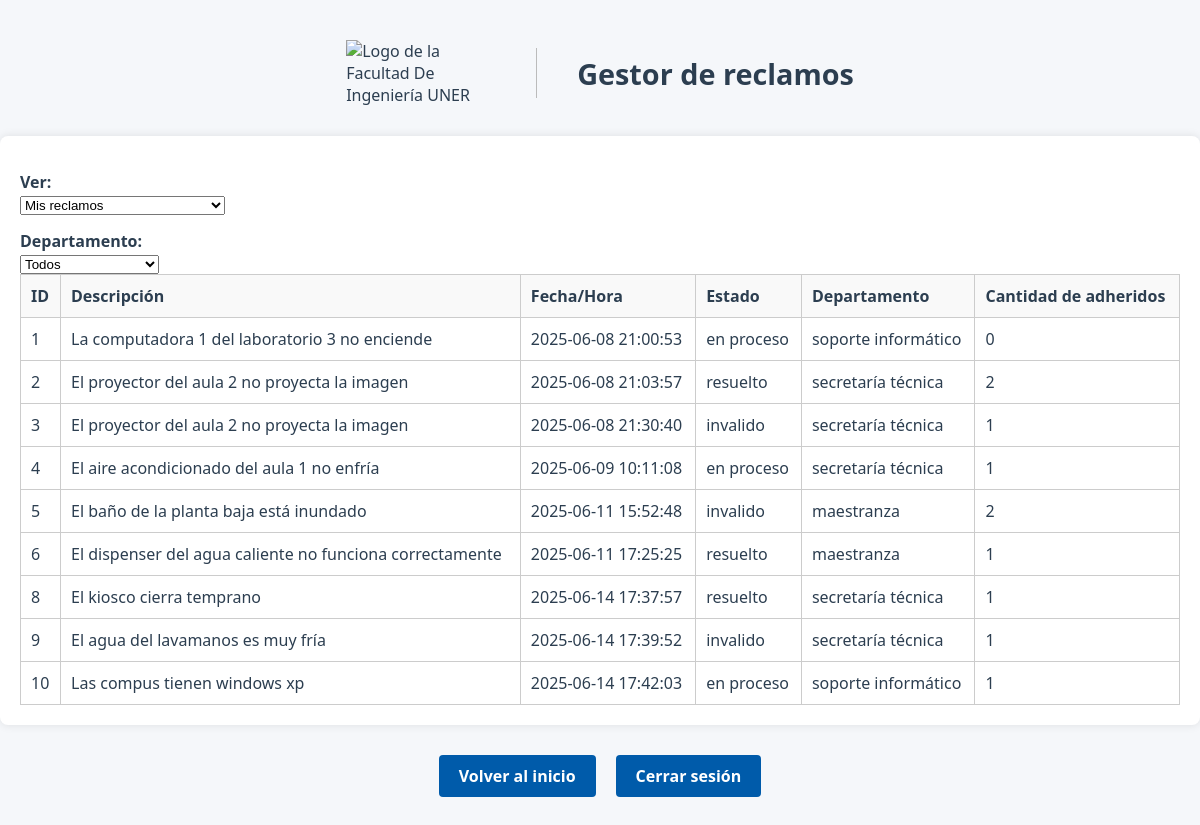
/listarReclamos (signed in), run on an earlier commit of the app's database.
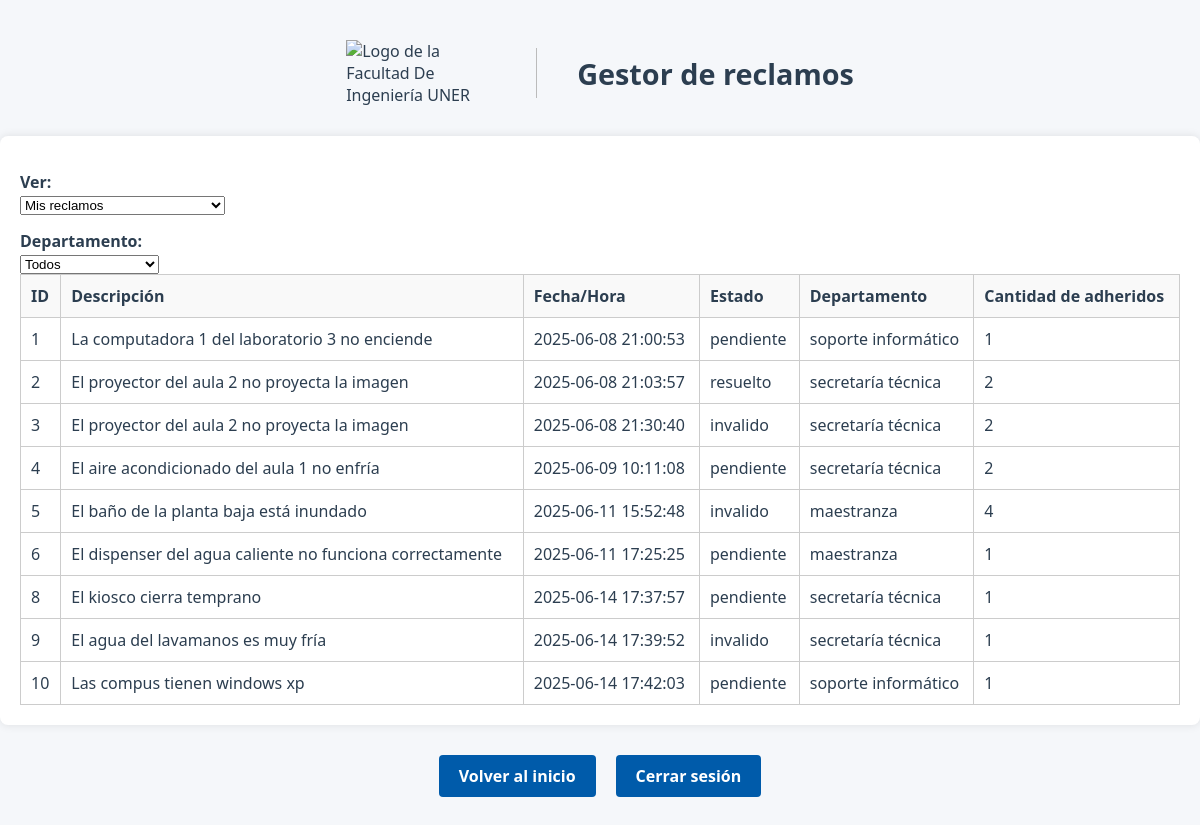
And on a later commit of the database.
### modules/modelosDTO.py (models this page shows, shortened)
class ModeloReclamo(Base):
    __tablename__ = 'Reclamos'
    id = Column(Integer(), primary_key=True, autoincrement=True)
    idUsuario = Column(Integer, ForeignKey('Usuarios.id'), nullable=False)
    fechaYHora = Column(String(50), nullable=False)  # Formato de fecha y hora
    estado = Column(String(20), nullable=False, default='pendiente')
    tiempoResolucion = Column(Integer, nullable=True, default=None)
    departamento = Column(String(20), nullable=False)
    numeroAdheridos = Column(Integer, nullable=False, default=0)
    descripcion = Column(Text, nullable=False)
    imagen = Column(String(255), nullable=True)
    usuariosAdheridos = relationship(
        "ModeloUsuario",
        secondary=asociacion_usuarios_adheridos,
        backref="reclamosAdheridos"
    ) #como definimos backref no hace falta poner la relacion inversa

### server.py (the view)
@app.route("/listarReclamos", methods=["GET", "POST"])
@login_required
def listarReclamos():
    username = session['username']
    idUsuario = gestor_login.idUsuarioActual
    usuario = repoUsuario.obtenerRegistroFiltro("id", idUsuario)
    filtro_usuario = request.form.get("filtroUsuario", "mios")
    filtro_departamento = request.form.get("filtroDepartamento", "todos")
    if filtro_usuario == "todos":
        reclamos = repoReclamo.obtenerRegistrosFiltro("estado", "pendiente")
    elif filtro_usuario == "mios":
        reclamos = repoReclamo.obtenerRegistrosFiltro("idUsuario", idUsuario)
    todos_reclamos = repoReclamo.obtenerRegistrosTotales()
    reclamos_adheridos = [r for r in todos_reclamos if idUsuario in r.usuariosAdheridos]
    reclamos = {r.id: r for r in reclamos + reclamos_adheridos}.values()
    if filtro_departamento != "todos":
        reclamos = [r for r in reclamos if r.departamento == filtro_departamento]
    return render_template("listarReclamos.html", reclamos=reclamos, username=username, idUsuario=idUsuario, filtro_usuario=filtro_usuario)

### modules/gestorLogin.py (called while the page is built)
    @property
    def idUsuarioActual(self):
        return current_user.id

    def __cargarUsuarioActual(self, idUsuario):
        usuario = self.__gestorUsuarios.cargarUsuario(idUsuario)
        if usuario:
            return FlaskLoginUser(usuario)
        return None

### modules/gestorUsuarios.py (called while the page is built)
    def cargarUsuario(self, idUsuario):
        return self.__repo.obtenerRegistroFiltro("id", idUsuario).to_dict()

### modules/reclamo.py (called while the page is built)
    @property
    def id(self):
        return self.__id

    @property
    def fechaYHora(self):
        return self.__fechaYHora

    @property
    def estado(self):
        return self.__estado

    @property
    def departamento(self):
        return self.__departamento

    @property
    def numeroAdheridos(self):
        return self.__numeroAdheridos

    @property
    def descripcion(self):
        return self.__descripcion

    @property
    def usuariosAdheridos(self):
        return self.__usuariosAdheridos

### modules/repositorioConcretoBD.py (called while the page is built)
    def obtenerRegistroFiltro(self, filtro, valor):
        modeloUsuario = self.__session.query(ModeloUsuario).filter_by(**{filtro:valor}).first()
        return self.__map_modelo_a_usuario(modeloUsuario) if modeloUsuario else None

    def __map_modelo_a_usuario(self, modeloUsuario: ModeloUsuario):
        return Usuario(
            id=modeloUsuario.id,  # Asumiendo que el modelo tiene un campo id
            nombre=modeloUsuario.nombre,
            apellido=modeloUsuario.apellido,
            email=modeloUsuario.email,
            nombreUsuario=modeloUsuario.nombreUsuario,
            rol=modeloUsuario.rol,
            password=modeloUsuario.password
        )

    def obtenerRegistrosFiltro(self, filtro, valor):
        if isinstance(valor, list) and len(valor) > 0:
            valor = valor[0]
        modeloReclamo = self.__session.query(ModeloReclamo).filter_by(**{filtro: valor}).all()
        if modeloReclamo:
            return [self.__map_modelo_a_reclamo(reclamo) for reclamo in modeloReclamo]
        return []

    def obtenerRegistrosTotales(self):
        modeloReclamo = self.__session.query(ModeloReclamo).all()
        return [self.__map_modelo_a_reclamo(reclamo) for reclamo in modeloReclamo]

### modules/usuario.py (called while the page is built)
    @property
    def id(self):
        return self.__id

    @property
    def nombre(self):
        return self.__nombre

    @property
    def apellido(self):
        return self.__apellido

    @property
    def email(self):
        return self.__email

    @property
    def nombreUsuario(self):
        return self.__nombreUsuario

    @property
    def rol(self):
        return self.__rol

### templates/listarReclamos.html (shortened to what this page needs)
<!DOCTYPE html>
<html lang="es">
<head>
    <link rel="stylesheet" href="{{ url_for('static', filename='style.css') }}">
</head>
<body>
    <div class="header">
        <img src="{{ url_for('static', filename='logoFiuner.png') }}" alt="Logo de la Facultad De Ingeniería UNER" class="logo" width="150" height="50">
        <h1>Gestor de reclamos</h1>
    </div>
<div class="tabla-reclamos">
    <form method="post" action="{{ url_for('listarReclamos') }}">
        <div class="filtros-superiores">
            <label for="filtroUsuario">Ver:</label>
            <select name="filtroUsuario" onchange="this.form.submit()">
                <option value="mios" {% if request.form.get('filtroUsuario') == 'mios' %}selected{% endif %}>Mis reclamos</option>
            </select>
            <label for="filtroDepartamento">Departamento:</label>
            <select name="filtroDepartamento" onchange="this.form.submit()">
                <option value="todos" {% if request.form.get('filtroDepartamento') == 'todos' %}selected{% endif %}>Todos</option>
            </select>
        </div>
    </form>
    <table>
        <thead>
            <tr>
                <th>ID</th>
                <th>Descripción</th>
                <th>Fecha/Hora</th>
                <th>Estado</th>
                <th>Departamento</th>
                <th>Cantidad de adheridos</th>
            </tr>
        </thead>
        <tbody>
            {% if reclamos %}
                {% for reclamo in reclamos %}
                    <tr>
                        <td>{{ reclamo.id }}</td>
                        <td>{{ reclamo.descripcion }}</td>
                        <td>{{ reclamo.fechaYHora }}</td>
                        <td>{{ reclamo.estado }}</td>
                        <td>{{ reclamo.departamento }}</td>
                        <td>{{ reclamo.numeroAdheridos }}</td>
                    </tr>
                {% endfor %}
            {% else %}
                <tr>
                    <td colspan="7" style="text-align: center;">No hay reclamos para mostrar.</td>
                </tr>
            {% endif %}
        </tbody>
    </table>
</div>
    <div class="botones">
        <a href="{{ url_for('bienvenido') }}" class="btn-registro">Volver al inicio</a>
        <a href="{{ url_for('logout') }}" class="btn-registro">Cerrar sesión</a>
    </div>
</body>
</html>

### static/style.css (style rules this page uses)
.header { display: flex; align-items: center; justify-content: center; gap: 20px; margin-top: 40px; padding: 0 20px; text-align: left; flex-wrap: wrap; }
body { font-family: 'Segoe UI', 'Roboto', 'Helvetica Neue', sans-serif; background-color: #f5f7fa; color: #2c3e50; margin: 0; padding: 0; min-height: 100vh; }
.logo { width: 150px; height: auto; }
h1 { font-size: 1.8em; color: #2c3e50; margin: 0; }
.btn-registro, .links { display: inline-block; padding: 10px 20px; background-color: #005baa; color: #fff !important; border: none; border-radius: 4px; text-decoration: none; font-weight: bold; margin-top: 10px; transition: background 0.2s; cursor: pointer; }
form { background-color: transparent; padding: 0; margin-top: 0; border-radius: 0; box-shadow: none; width: 100%; max-width: none; }
label { display: block; margin-top: 15px; font-weight: 600; }
.botones { display: flex; gap: 20px; flex-wrap: wrap; justify-content: center; margin-top: 20px; }
.tabla-reclamos { background-color: white; width: 100%; padding: 20px; box-sizing: border-box; border-radius: 8px; box-shadow: 0 0 10px rgba(0,0,0,0.1); margin-top: 30px; }
.tabla-reclamos table { width: 100%; border-collapse: collapse; }
.tabla-reclamos th, .tabla-reclamos td { padding: 10px; border: 1px solid #ccc; text-align: left; }
.tabla-reclamos thead { background-color: #f9f9f9; }

What changed in the data, as far as the page shows it:
changed ModeloReclamo "La computadora 1 del laboratorio 3 no enciende": estado "en proceso" → "pendiente"; numeroAdheridos "0" → "1"
changed ModeloReclamo id 3: numeroAdheridos "1" → "2"
changed ModeloReclamo "El aire acondicionado del aula 1 no enfría": estado "en proceso" → "pendiente"; numeroAdheridos "1" → "2"
changed ModeloReclamo "El baño de la planta baja está inundado": numeroAdheridos "2" → "4"
changed ModeloReclamo "El dispenser del agua caliente no funciona correctamente": estado "resuelto" → "pendiente"
changed ModeloReclamo "El kiosco cierra temprano": estado "resuelto" → "pendiente"
changed ModeloReclamo "Las compus tienen windows xp": estado "en proceso" → "pendiente"
